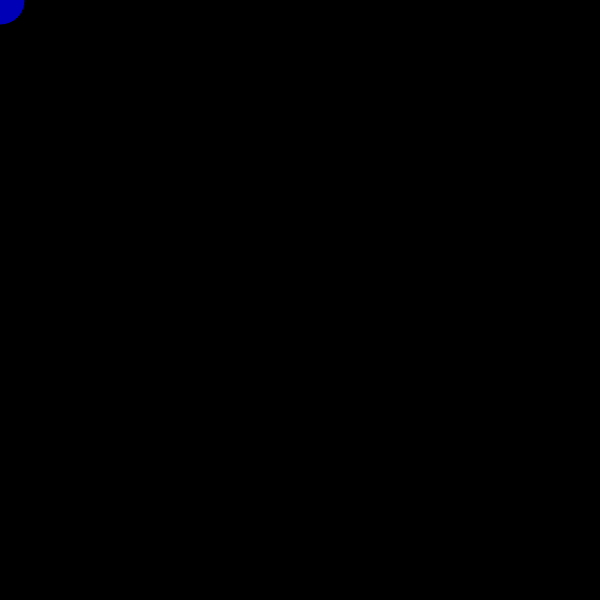
Frame 1 (no input)
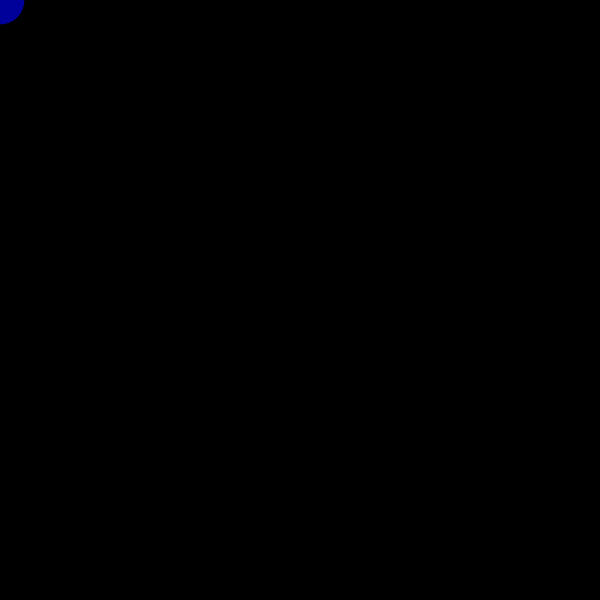
Frame 60 (no input)
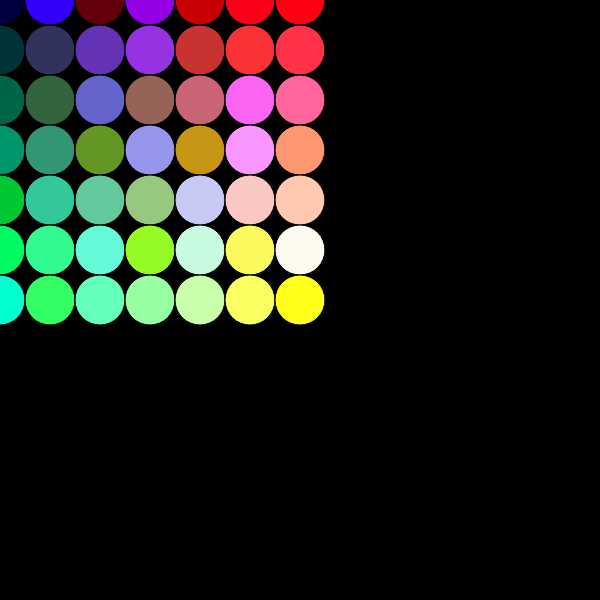
Frame 120 (the mouse pressed at the canvas centre since frame 60)

The p5.js sketch that drew these frames (run headless with seeded random() and noise() and a simulated clock; from frame 60 on, the mouse is pressed at the canvas centre):

// p5.js sketch
// ── sketch.js

function setup() {

	createCanvas(600,600);
	

}

function draw() {
	background(0);

	for( var x = 0; x <= mouseX; x+=50){
		for( var y=0; y<= mouseY; y+=50){

			fill(x,y,random(255));
			ellipse(x, y, 50, 50);
		}
	}

}
